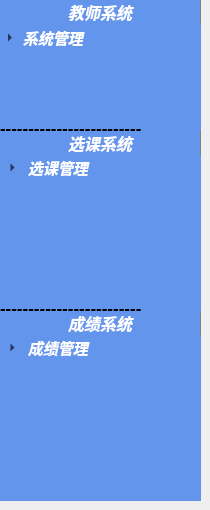
   <widget class="QWidget" name="page_4">
    <widget class="QTreeWidget" name="SystemSet_2">
     <property name="geometry">
      <rect>
       <x>0</x>
       <y>0</y>
       <width>201</width>
       <height>131</height>
      </rect>
     </property>
     <property name="styleSheet">
      <string notr="true">QHeaderView::section { 
	height:25px;
	color:write;
	background:#6495ed;
	color: rgb(255, 255, 255);
	border-left:0px solid gray; 
	border-right:1px solid gray; 
	border-top:0px solid gray; 
	border-bottom:0px solid gray;
}

QTreeView {
	border:none;
	background: #6495ed;
}
QTreeView::item {
	height: 25px;
	border: none;
	color: white;
}

QTreeView::branch:closed:has-children{
	
	
	image: url(:/icon/images/右.png);
}
QTreeView::branch:open:has-children{
	image: url(:/icon/images/下.png);
}</string>
     </property>
     <column>
      <property name="text">
       <string>教师系统</string>
      </property>
      <property name="font">
       <font>
        <family>幼圆</family>
        <pointsize>12</pointsize>
        <weight>75</weight>
        <italic>true</italic>
        <bold>true</bold>
       </font>
      </property>
      <property name="textAlignment">
       <set>AlignHCenter|AlignTop</set>
      </property>
      <property name="background">
       <color>
        <red>132</red>
        <green>161</green>
        <blue>197</blue>
       </color>
      </property>
     </column>
     <item>
      <property name="text">
       <string>系统管理</string>
      </property>
      <property name="font">
       <font>
        <family>幼圆</family>
        <pointsize>11</pointsize>
        <weight>75</weight>
        <italic>true</italic>
        <bold>true</bold>
       </font>
      </property>
      <item>
       <property name="text">
        <string>返回首页</string>
       </property>
       <property name="font">
        <font>
         <family>幼圆</family>
         <pointsize>11</pointsize>
         <weight>75</weight>
         <italic>true</italic>
         <bold>true</bold>
        </font>
       </property>
      </item>
      <item>
       <property name="text">
        <string>退出系统</string>
       </property>
       <property name="font">
        <font>
         <family>幼圆</family>
         <pointsize>11</pointsize>
         <weight>75</weight>
         <italic>true</italic>
         <bold>true</bold>
        </font>
       </property>
       <property name="textAlignment">
        <set>AlignLeading|AlignVCenter</set>
       </property>
      </item>
     </item>
    </widget>
    <widget class="QTreeWidget" name="ScoreManager_2">
     <property name="geometry">
      <rect>
       <x>0</x>
       <y>310</y>
       <width>201</width>
       <height>191</height>
      </rect>
     </property>
     <property name="styleSheet">
      <string notr="true">QHeaderView::section { 
	height:25px;
	color:white;
	background:#6495ed;
	border-left:0px solid gray; 
	border-right:1px solid gray; 
	border-top:0px solid gray; 
	border-bottom:0px solid gray;
}

QTreeView {
	border:none;
	background: #6495ed;
}
QTreeView::item {
	height: 25px;
	border: none;
	color: white;
}

QTreeView::branch:closed:has-children{
	image: url(:/icon/images/右.png);
}
QTreeView::branch:open:has-children{
	image: url(:/icon/images/下.png);
}</string>
     </property>
     <property name="lineWidth">
      <number>1</number>
     </property>
     <property name="autoExpandDelay">
      <number>40</number>
     </property>
     <property name="indentation">
      <number>25</number>
     </property>
     <property name="uniformRowHeights">
      <bool>false</bool>
     </property>
     <attribute name="headerMinimumSectionSize">
      <number>37</number>
     </attribute>
     <attribute name="headerDefaultSectionSize">
      <number>134</number>
     </attribute>
     <column>
      <property name="text">
       <string>成绩系统</string>
      </property>
      <property name="font">
       <font>
        <family>幼圆</family>
        <pointsize>12</pointsize>
        <weight>75</weight>
        <italic>true</italic>
        <bold>true</bold>
       </font>
      </property>
      <property name="textAlignment">
       <set>AlignCenter</set>
      </property>
     </column>
     <item>
      <property name="text">
       <string>成绩管理</string>
      </property>
      <property name="font">
       <font>
        <family>幼圆</family>
        <pointsize>11</pointsize>
        <weight>75</weight>
        <italic>true</italic>
        <bold>true</bold>
       </font>
      </property>
      <item>
       <property name="text">
        <string>学生成绩</string>
       </property>
       <property name="font">
        <font>
         <family>幼圆</family>
         <pointsize>11</pointsize>
         <weight>75</weight>
         <italic>true</italic>
         <bold>true</bold>
        </font>
       </property>
      </item>
     </item>
    </widget>
    <widget class="QTreeWidget" name="CourseSelection_2">
     <property name="geometry">
      <rect>
       <x>0</x>
       <y>130</y>
       <width>201</width>
       <height>181</height>
      </rect>
     </property>
     <property name="styleSheet">
      <string notr="true">QHeaderView::section { 
	height:25px;
	color:white;
	background:#6495ed;
	border-left:0px solid gray; 
	border-right:1px solid gray; 
	border-top:0px solid gray; 
	border-bottom:0px solid gray;
}

QTreeView {
	border:none;
	background: #6495ed;
}
QTreeView::item {
	height: 25px;
	border: none;
	color: white;
}

QTreeView::branch:closed:has-children{
	image: url(:/icon/images/右.png);
}
QTreeView::branch:open:has-children{
	image: url(:/icon/images/下.png);
}</string>
     </property>
     <property name="lineWidth">
      <number>1</number>
     </property>
     <property name="autoExpandDelay">
      <number>40</number>
     </property>
     <property name="indentation">
      <number>25</number>
     </property>
     <property name="uniformRowHeights">
      <bool>false</bool>
     </property>
     <attribute name="headerMinimumSectionSize">
      <number>37</number>
     </attribute>
     <attribute name="headerDefaultSectionSize">
      <number>134</number>
     </attribute>
     <column>
      <property name="text">
       <string>选课系统</string>
      </property>
      <property name="font">
       <font>
        <family>幼圆</family>
        <pointsize>12</pointsize>
        <weight>75</weight>
        <italic>true</italic>
        <bold>true</bold>
       </font>
      </property>
      <property name="textAlignment">
       <set>AlignCenter</set>
      </property>
     </column>
     <item>
      <property name="text">
       <string>选课管理</string>
      </property>
      <property name="font">
       <font>
        <family>幼圆</family>
        <pointsize>11</pointsize>
        <weight>75</weight>
        <italic>true</italic>
        <bold>true</bold>
       </font>
      </property>
      <item>
       <property name="text">
        <string>开设课程</string>
       </property>
       <property name="font">
        <font>
         <family>幼圆</family>
         <pointsize>11</pointsize>
         <weight>75</weight>
         <italic>true</italic>
         <bold>true</bold>
        </font>
       </property>
      </item>
      <item>
       <property name="text">
        <string>显示课程</string>
       </property>
       <property name="font">
        <font>
         <family>幼圆</family>
         <pointsize>11</pointsize>
         <weight>75</weight>
         <italic>true</italic>
         <bold>true</bold>
        </font>
       </property>
      </item>
     </item>
    </widget>
    <widget class="QLabel" name="label_17">
     <property name="geometry">
      <rect>
       <x>0</x>
       <y>120</y>
       <width>201</width>
       <height>16</height>
      </rect>
     </property>
     <property name="font">
      <font>
       <pointsize>13</pointsize>
       <weight>75</weight>
       <italic>true</italic>
       <bold>true</bold>
      </font>
     </property>
     <property name="text">
      <string>-------------------------</string>
     </property>
    </widget>
    <widget class="QLabel" name="label_18">
     <property name="geometry">
      <rect>
       <x>0</x>
       <y>300</y>
       <width>201</width>
       <height>16</height>
      </rect>
     </property>
     <property name="font">
      <font>
       <pointsize>13</pointsize>
       <weight>75</weight>
       <italic>true</italic>
       <bold>true</bold>
      </font>
     </property>
     <property name="text">
      <string>-------------------------</string>
     </property>
    </widget>
   </widget>
